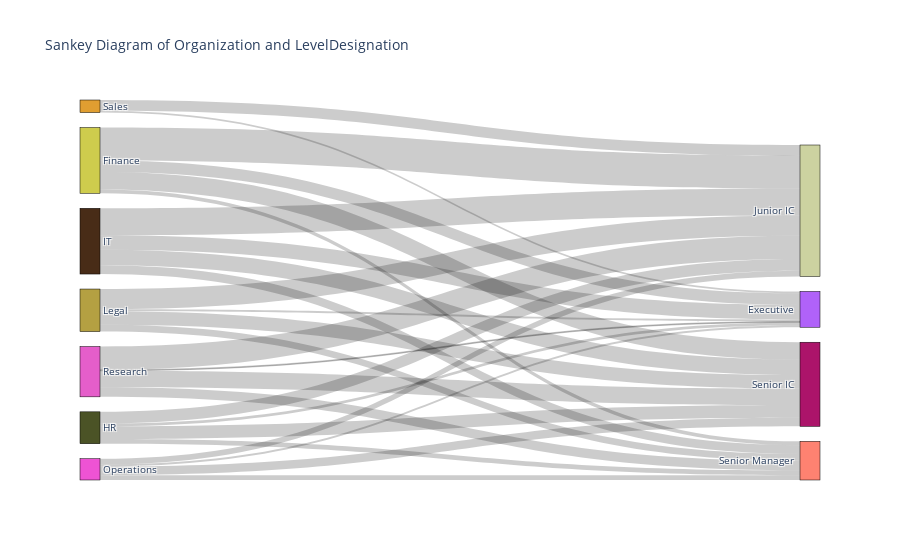

This figure's notebook cell:
### Markdown cell above
## Network Analysis & Flow Visualization

**vivainsights** includes powerful functions for analyzing collaboration networks and visualizing flows between organizational groups.

### Sankey Diagrams: Visualizing Organizational Flows

The `create_sankey()` function creates flow diagrams that show how people are distributed across different organizational attributes. This is particularly useful for understanding organizational structure and identifying potential silos.

### Code cell
# First, create a summary table for the Sankey diagram
# Sankey diagrams need aggregated data showing flows between two variables
sankey_data = pq_data.groupby(['Organization', 'LevelDesignation'])['PersonId'].nunique().reset_index(name='n')

# Create Sankey diagram showing flow from Organization to Level
sankey_plot = vi.create_sankey(
    data=sankey_data,
    var1='Organization',  # Left side of diagram
    var2='LevelDesignation',  # Right side of diagram  
    count='n'  # The flow volume
)

### Figure 1 — Plotly figure (JSON) as saved in the notebook; plotly's stock layout.template omitted (floating-point values rounded to 4 significant figures)
{"data": [{"link": {"source": [0, 0, 0, 0, 1, 1, 1, 1, 2, 2, 2, 2, 3, 3, 3, 3, 4, 4, 4, 4, 5, 5, 5, 5, 6, 6], "target": [7, 8, 9, 10, 7, 8, 9, 10, 7, 8, 9, 10, 7, 8, 9, 10, 7, 8, 9, 10, 7, 8, 9, 10, 7, 8], "value": [12, 34, 18, 4, 3, 12, 13, 5, 15, 28, 16, 9, 2, 21, 14, 7, 2, 6, 9, 5, 1, 24, 17, 10, 2, 11]}, "node": {"color": ["#cecc4d", "#4b5326", "#482c17", "#b4a042", "#ee53d4", "#e55eca", "#e09e31", "#b062f9", "#ccd2a0", "#ac146a", "#fe8271"], "label": ["Finance", "HR", "IT", "Legal", "Operations", "Research", "Sales", "Executive ", "Junior IC ", "Senior IC ", "Senior Manager "], "line": {"color": "black", "width": 0.5}, "pad": 15, "thickness": 20}, "type": "sankey"}], "layout": {"font": {"size": 10}, "title": {"text": "Sankey Diagram of Organization and LevelDesignation"}}}
